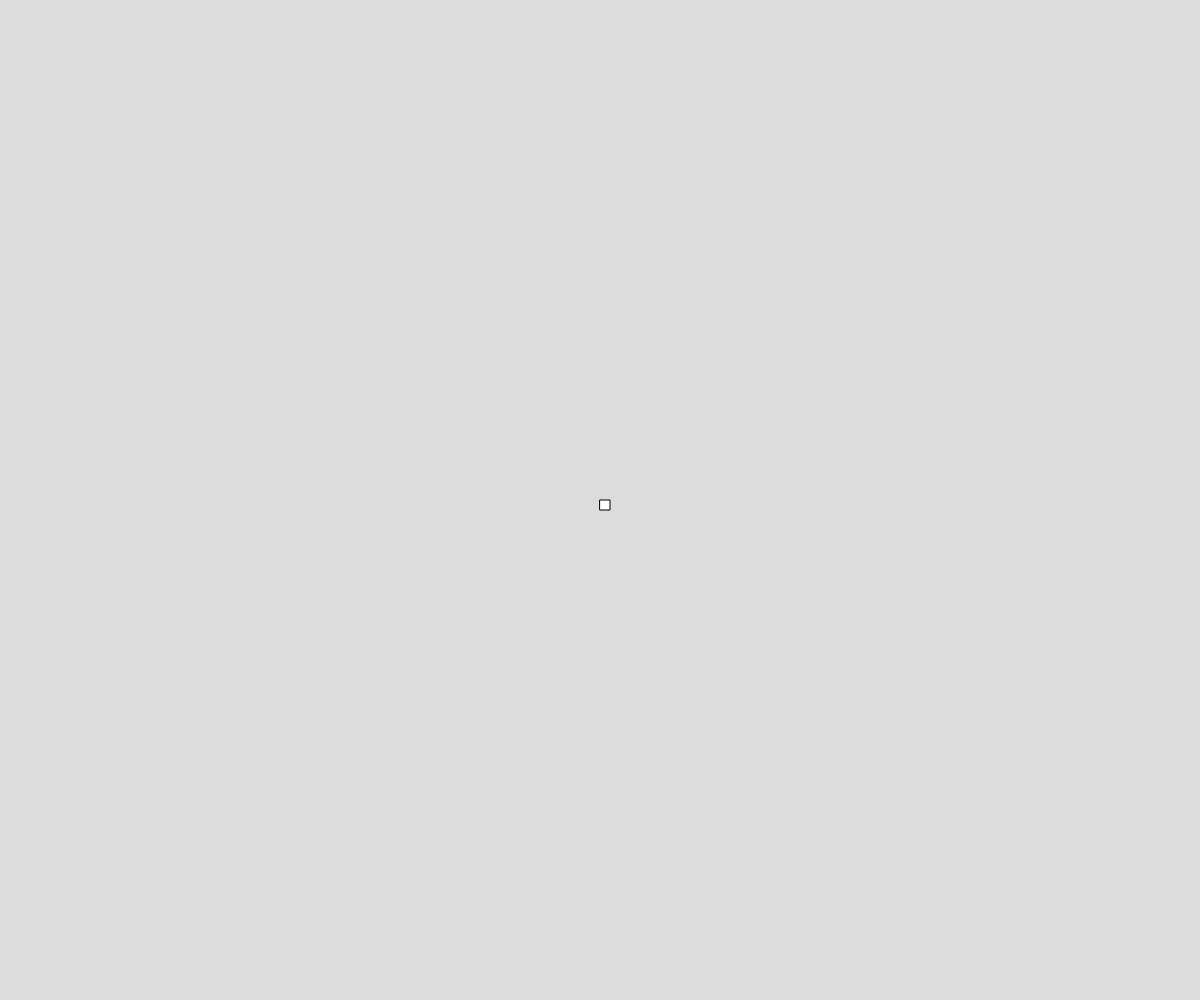
Frame 1 (no input)
Frame 60 (no input): identical to frame 1, image omitted
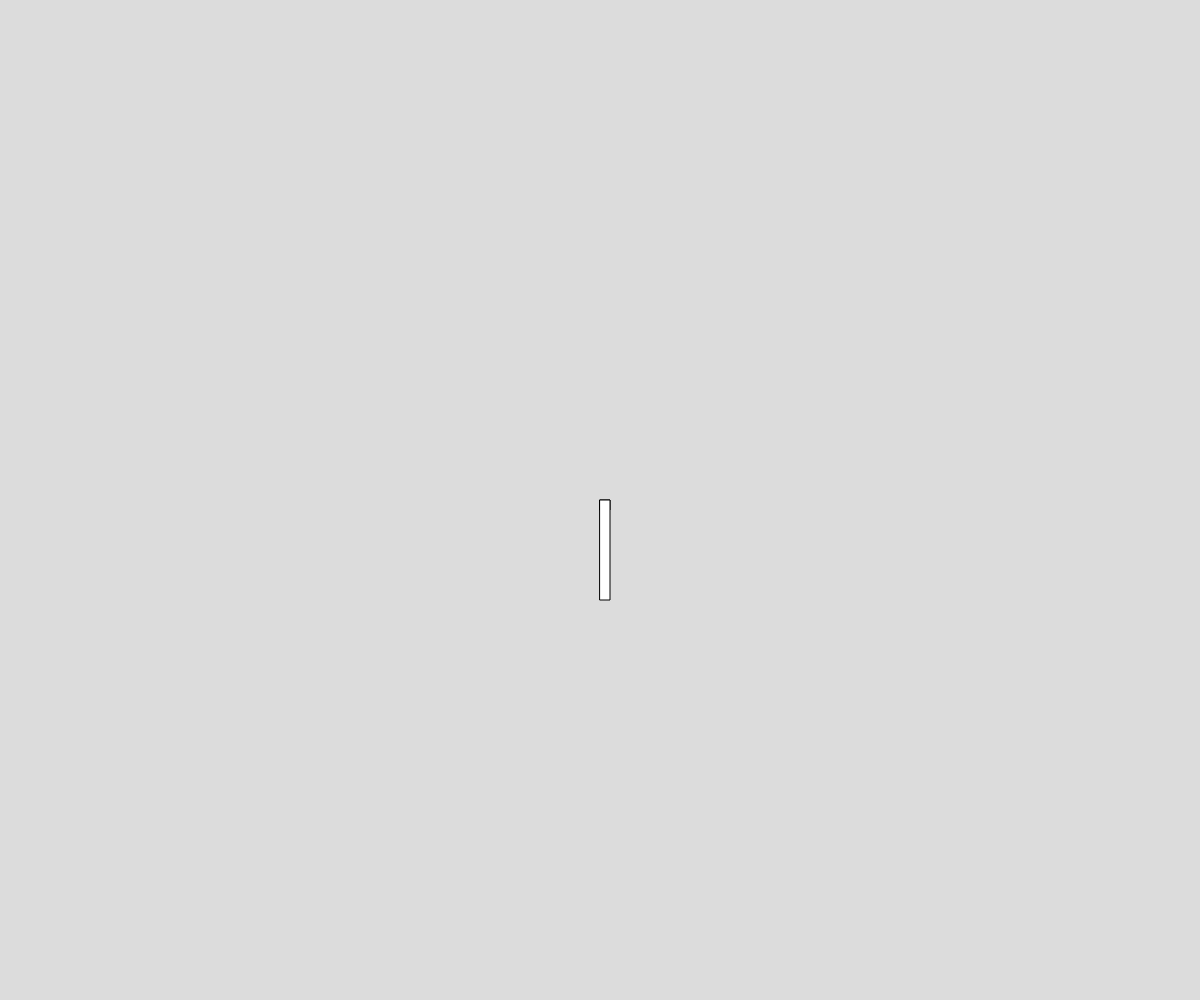
Frame 120 (the mouse pressed at the canvas centre since frame 60)

The p5.js sketch that drew these frames (run headless with seeded random() and noise() and a simulated clock; from frame 60 on, the mouse is pressed at the canvas centre):

// p5.js sketch
// ── sketch.js
// Project Title
// 
// Date
//
// Extra for Experts:
// - describe what you did to take this project "above and beyond"

let array=[];

function setup() {
  createCanvas(windowWidth, windowHeight);
}

function draw() {
  background(220);
  square(width/2,height/2,10);
  for(let a of array){
    a.move();
    a.display();
  }
}

function mousePressed(){
  array.push(new First(mouseX,mouseY));
}


class First{
  constructor(x,y){
    this.x=mouseX;
    this.y=mouseY;
    this.objectLocX=width/2;
    this.objectLocY=height/2;
  }

  move(){
    if(movedX>pmouseX){
      this.objectLocX-=1;
    }
    if(mouseX<pmouseX){
      this.objectLocX+=1;
    }
    if(mouseY>height/2){
      this.objectLocY-=1;
    }
    if(mouseY<height/2){
      this.objectLocY+=1;
    }
  }

  display(){
    rect(this.objectLocX,this.objectLocY,10,100);
  }
}
